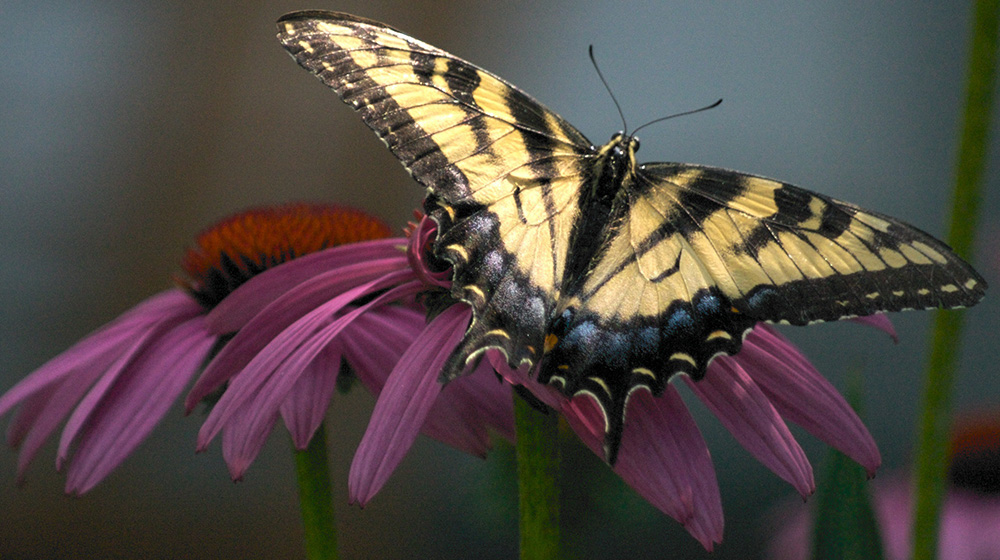
#> input picture image.jpg, 1000 x 560 px
$ python '3. Basic Operations on Images.py'
#> lines starting #> are read from the running program, lines starting #| are printed output that depends on the picture; after the words box and inside, x2 and y2 are one past the last pixel; in counts of white or black regions, pixels touching at a corner belong together
import numpy as np
import cv2 as cv

img = cv.imread('image.jpg')
#> img is the input picture: shape (560, 1000, 3); mean B, G, R 70.1, 74.3, 82.5

px = img[100,100]
#> px = [92, 90, 89]
print(px)
#| [92 90 89]

# accessing only blue pixel
blue = img[100,100,0]
#> blue = 92
print( blue )
#| 92

# modify a single pixel
# slow and discouraged.
img[100,100] = [255,255,255]
#> img: shape (560, 1000, 3); under 0.01% of pixels changed, all inside (x1, y1, x2, y2) = (100, 100, 101, 101)
print( img[100,100] )
#| [255 255 255]

# Alternative: .item function
# accessing red value
img.item(10,10,2)

# modifying red value
img.itemset((10,10,2),255)
#> img: shape (560, 1000, 3); mean B, G, R 70.1, 74.3, 82.5
img.item(10,10,2)

# print properties

print( img.shape )
#| (560, 1000, 3)

# number of pixels
print( img.size )
#| 1680000

# type of the image
print( img.dtype )
#| uint8

# copy and pasting image regions
to_copy = img[120:200, 530:690]
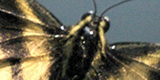
#> to_copy: shape (80, 160, 3); mean B, G, R 83.1, 99.7, 102.9
img[273:353, 100:260] = to_copy
#> img: shape (560, 1000, 3); mean B, G, R 70.5, 75.5, 82.9

#cv.imshow("Display window", img)
#k = cv.waitKey(0)

#Split and merge channels
b,g,r = cv.split(img)
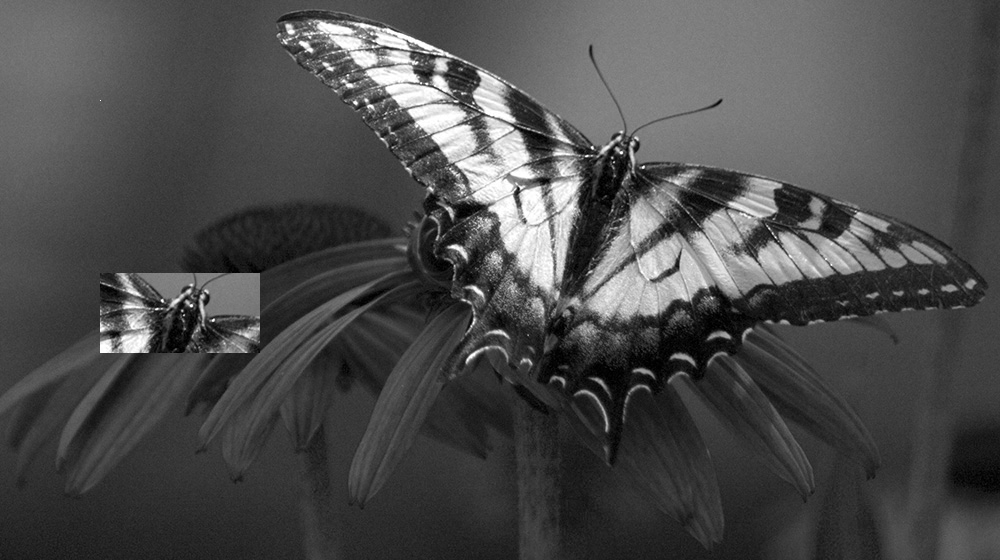
#> g: shape (560, 1000); min 0, max 255, mean 75.5
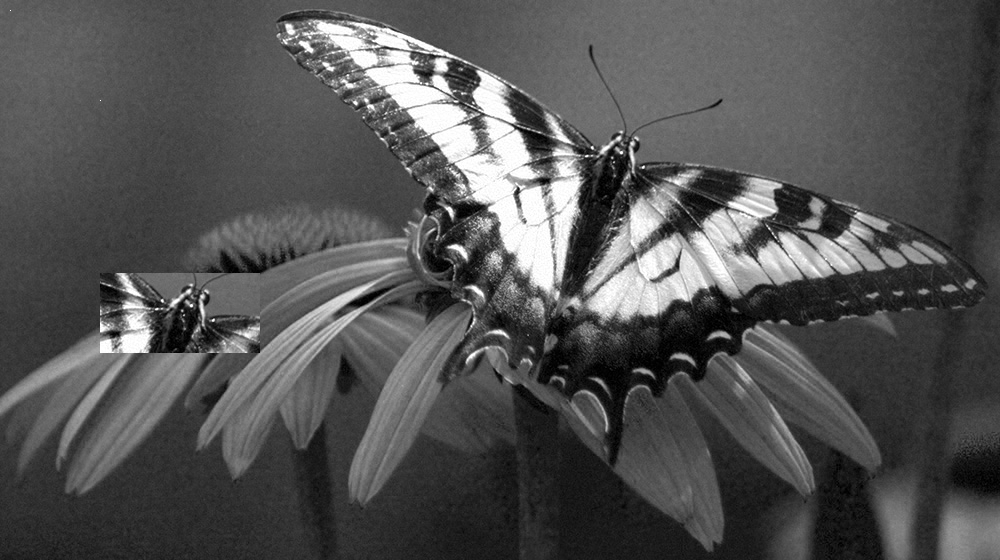
#> r: shape (560, 1000); min 0, max 255, mean 82.9
img = cv.merge((b,g,r))

#or
b = img[:,:,0]
g = img[:,:,1]
r = img[:,:,2]

#setting all red pixels to 0
img[:,:,2] = 0
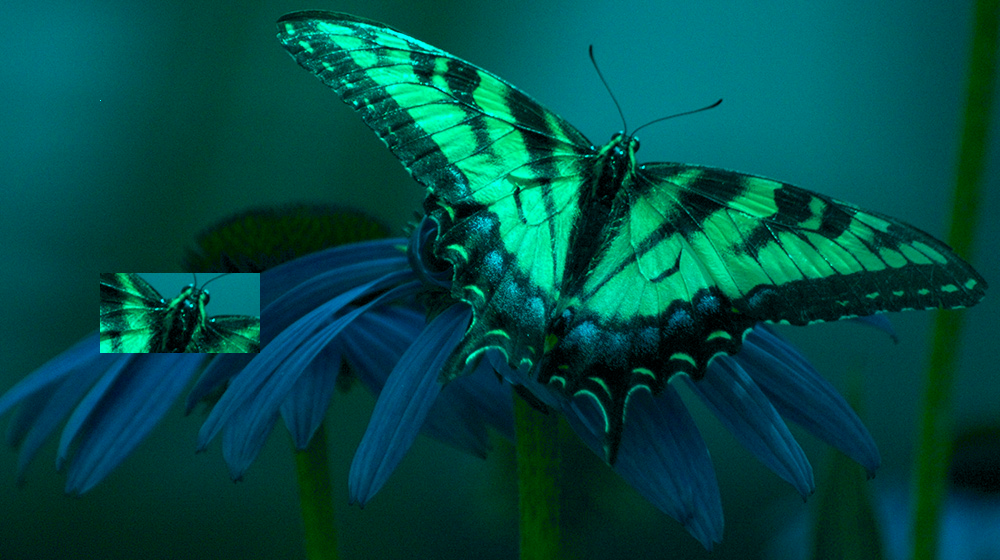
#> img: shape (560, 1000, 3); mean B, G, R 70.5, 75.5, 0

# adding a border
from matplotlib import pyplot as plt
BLUE = [255,0,0]
img1 = cv.imread('image.jpg')

border_size = 100

replicate = cv.copyMakeBorder(img1,border_size,border_size,border_size,border_size,cv.BORDER_REPLICATE)
#Border will be mirror reflection of the border elements, like this : fedcba|abcdefgh|hgfedcb
reflect = cv.copyMakeBorder(img1,border_size,border_size,border_size,border_size,cv.BORDER_REFLECT)
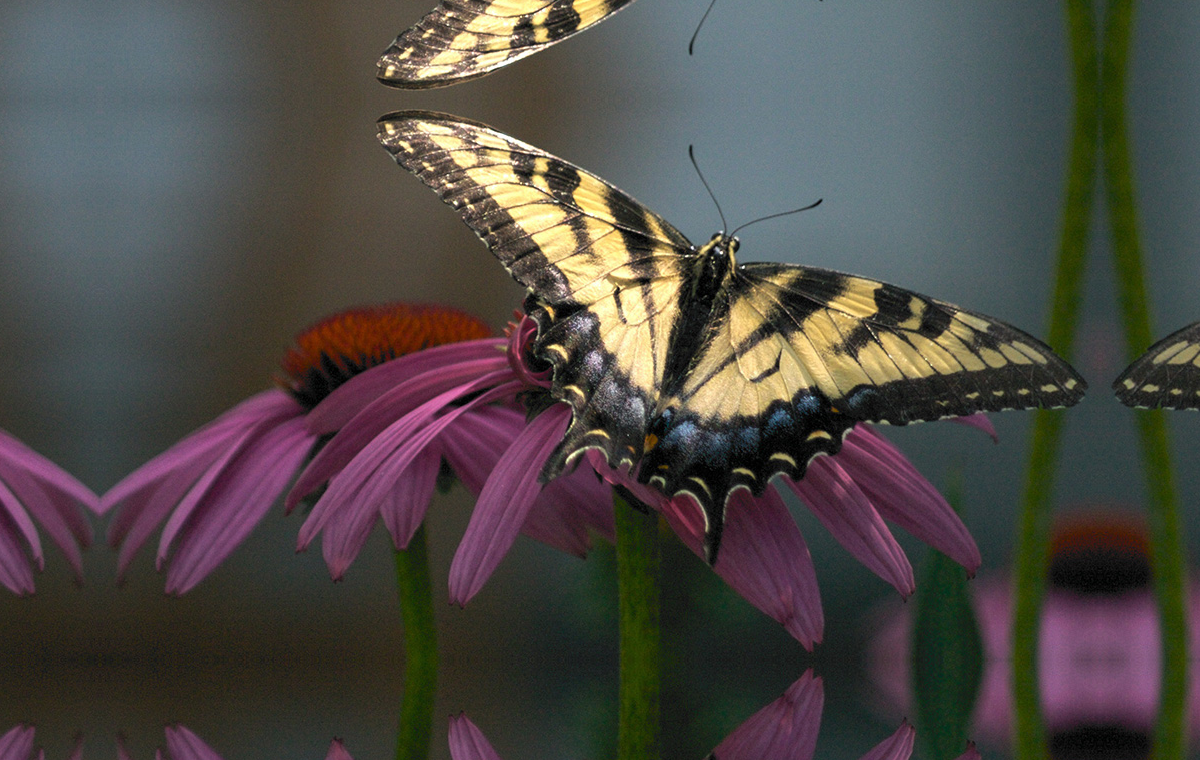
#> reflect: shape (760, 1200, 3); mean B, G, R 69.3, 73.6, 77.9
#Same as above, but with a slight change, like this : gfedcb|abcdefgh|gfedcba
reflect101 = cv.copyMakeBorder(img1,border_size,border_size,border_size,border_size,cv.BORDER_REFLECT_101)
wrap = cv.copyMakeBorder(img1,border_size,border_size,border_size,border_size,cv.BORDER_WRAP)
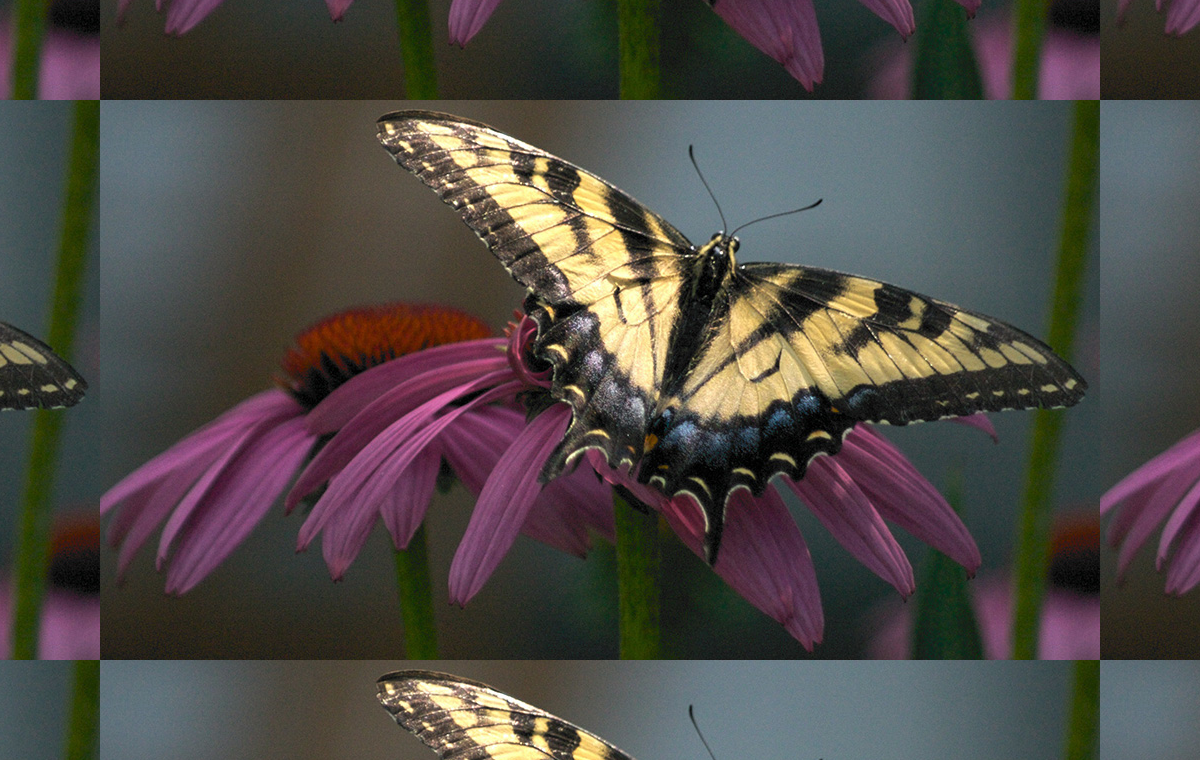
#> wrap: shape (760, 1200, 3); mean B, G, R 69.3, 73.6, 77.9
constant= cv.copyMakeBorder(img1,border_size,border_size,border_size,border_size,cv.BORDER_CONSTANT,value=BLUE)
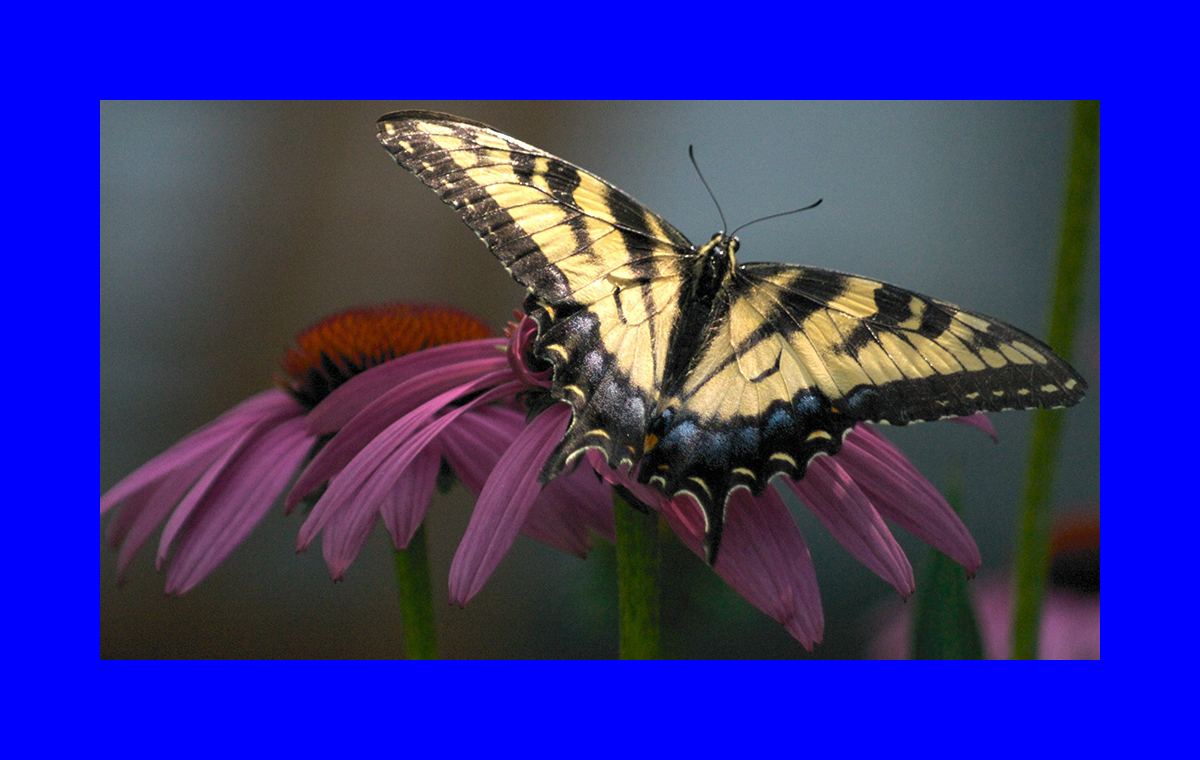
#> constant: shape (760, 1200, 3); mean B, G, R 141.5, 45.7, 50.7
plt.subplot(231),plt.imshow(img1,'gray'),plt.title('ORIGINAL')
plt.subplot(232),plt.imshow(replicate,'gray'),plt.title('REPLICATE')
plt.subplot(233),plt.imshow(reflect,'gray'),plt.title('REFLECT')
plt.subplot(234),plt.imshow(reflect101,'gray'),plt.title('REFLECT_101')
plt.subplot(235),plt.imshow(wrap,'gray'),plt.title('WRAP')
plt.subplot(236),plt.imshow(constant,'gray'),plt.title('CONSTANT')

plt.show()
#> figure, not shown here; B, G, R data is drawn as R, G, B
